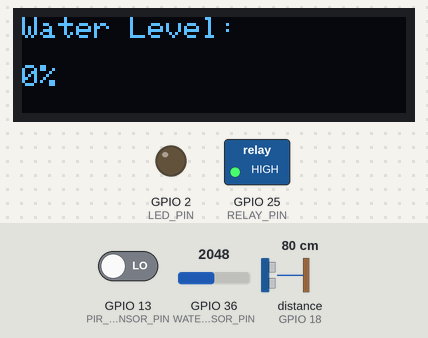
A sketch run on a simulated ESP32. Shown: 128×32 one-colour display, switched loads named in the sketch (green lamp = pin HIGH), output pins drawn as LEDs (lit = HIGH). The inputs (shaded band) are chosen by the test bench; at power-on: distance to the obstacle (sensor on GPIO 18) 80 cm, GPIO 36 (WATER_SENSOR_PIN) = 2048, GPIO 13 (PIR_SENSOR_PIN) LOW. The echo pulse lasts 58.3 µs per cm; WiFi joins after 1.5 s; servers stay silent unless stated; uploads are accepted with an empty reply; pins used as bus, display or sensor lines are not drawn; what the sketch prints to the serial monitor is not drawn.

Above: at 10.8 s.
10.9 s: distance to the obstacle (sensor on GPIO 18) set to 13 cm
24.7 s: distance to the obstacle (sensor on GPIO 18) set to 10 cm
At 31.0 s:
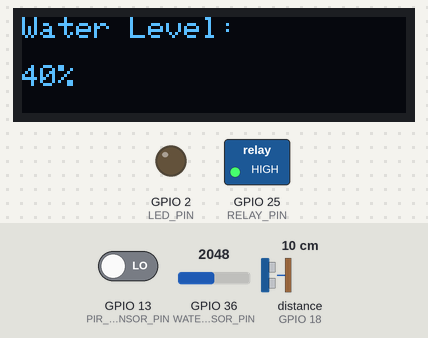
38.5 s: GPIO 36 (WATER_SENSOR_PIN) set to 1051
52.3 s: GPIO 36 (WATER_SENSOR_PIN) set to 943
At 61.0 s:
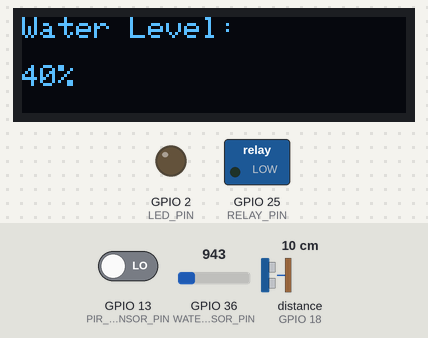
66.1 s: GPIO 13 (PIR_SENSOR_PIN) driven HIGH
At 70.4 s:
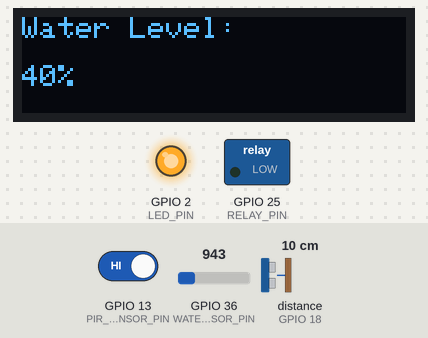
Timing chart, 0 to 71.9 s (numbered marks = the images above; inputs shaded):
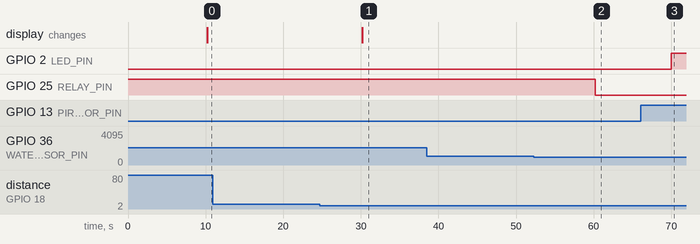

Measured:
- the behaviour switches between 12 and 11 cm on distance to the obstacle (sensor on GPIO 18) (found by bisection; images 0 and 1)
- the behaviour switches between 1000 and 999 on GPIO 36 (WATER_SENSOR_PIN) (found by bisection; images 1 and 2)
- after the input at 10.9 s, every drawn part: stays the same
- after the input at 24.7 s, the display: changes after 5.5 s (image 1)
- after the input at 38.5 s, every drawn part: stays the same
- after the input at 52.3 s, GPIO 25 (RELAY_PIN): HIGH → LOW after 7.9 s
- after the input at 66.1 s, GPIO 2 (LED_PIN): LOW → HIGH after 3.9 s

The sketch:

Water_Dispenser_and_Pet_Motion.ino
```cpp
#include <WiFi.h>
#include <WiFiClientSecure.h>
#include <HTTPClient.h>
#include <ArduinoJson.h>
#include <Wire.h>
#include <Adafruit_GFX.h>
#include <Adafruit_SSD1306.h>

// Pin Definitions
#define WATER_SENSOR_PIN 36
#define PIR_SENSOR_PIN 13
#define TRIG_PIN 5
#define ECHO_PIN 18
#define RELAY_PIN 25
#define LED_PIN 2

// OLED Display Settings
#define SCREEN_WIDTH 128
#define SCREEN_HEIGHT 32
#define OLED_RESET -1
#define SCREEN_ADDRESS 0x3C
Adafruit_SSD1306 display(SCREEN_WIDTH, SCREEN_HEIGHT, &Wire, OLED_RESET);

// WiFi Configuration
const char* ssid = "Wereen z";
const char* password = "wereenzz";

// Server Backends
const char* logPetURL = "https://humancc.site/ndhos/Pet_Water_Dispenser/log_pet.php";
const char* waterLogURL = "https://humancc.site/ndhos/Pet_Water_Dispenser/log_water.php";

// Thresholds
const int lowDistanceThreshold = 11; // cm
const int lowWaterLevelThreshold = 1000; // analog value
const int highWaterLevelThreshold = 1300; // analog value
const int highDistanceThreshold = 6; // cm

// Timing
unsigned long lastSensorCheck = 0;
const unsigned long sensorInterval = 10000;

// Initial Relay status tracking
String currentRelayStatus = "OFF";

void setup() {
  Serial.begin(115200);

  // Pin Modes
  pinMode(WATER_SENSOR_PIN, INPUT);
  pinMode(PIR_SENSOR_PIN, INPUT);
  pinMode(TRIG_PIN, OUTPUT);
  pinMode(ECHO_PIN, INPUT);
  pinMode(RELAY_PIN, OUTPUT);
  pinMode(LED_PIN, OUTPUT);
  digitalWrite(RELAY_PIN, HIGH); // Relay OFF initially
  digitalWrite(LED_PIN, LOW);    // LED OFF initially

  // Initialize OLED
  Wire.begin(21, 22); // SDA, SCL
  if(!display.begin(SSD1306_SWITCHCAPVCC, SCREEN_ADDRESS)) {
    Serial.println(F("SSD1306 allocation failed"));
    for(;;);
  }
  display.clearDisplay();
  display.setTextSize(1);
  display.setTextColor(SSD1306_WHITE);
  display.display();

  // WiFi
  WiFi.begin(ssid, password);
  Serial.print("Connecting to WiFi");
  while (WiFi.status() != WL_CONNECTED) {
    delay(500);
    Serial.print(".");
  }
  Serial.println("\nWiFi connected!");

  analogSetPinAttenuation(36, ADC_11db); // for full 0-3.3V range
}

void loop() {
  unsigned long currentMillis = millis();

  // Auto-reconnect to WiFi
  if (WiFi.status() != WL_CONNECTED) {
    Serial.println("WiFi disconnected. Reconnecting...");
    WiFi.disconnect();
    WiFi.begin(ssid, password);
    unsigned long startAttemptTime = millis();
    while (WiFi.status() != WL_CONNECTED && millis() - startAttemptTime < 10000) {
      delay(500);
      Serial.print(".");
    }
    if (WiFi.status() == WL_CONNECTED) {
      Serial.println("\nReconnected to WiFi!");
    } else {
      Serial.println("\nFailed to reconnect.");
      return;
    }
  }

  // Combined 10s Sensor Read
  if (currentMillis - lastSensorCheck >= sensorInterval) {
    lastSensorCheck = currentMillis;

    // PIR Sensor Read
    String petStatus, ledStatus;
    if (digitalRead(PIR_SENSOR_PIN) == HIGH) {
      Serial.println("PIR: Pet detected");
      digitalWrite(LED_PIN, HIGH);  // Turn LED ON
      petStatus = "PetDetected";
      ledStatus = "ON";
    } else {
      Serial.println("PIR: No pet detected");
      digitalWrite(LED_PIN, LOW);   // Turn LED OFF
      petStatus = "NoPet";
      ledStatus = "OFF";
    }
    logPetPresence(petStatus, ledStatus);

    // Water Sensor Read
    int waterLevel = analogRead(WATER_SENSOR_PIN);
    long distance = readUltrasonicDistance();
    // Convert distance value to percentage
    int waterPercentage = calculateWaterPercentage(distance);
    String status = "";

    Serial.printf("Water Level: %d, Distance: %ld cm, Percentage: %d%%\n", waterLevel, distance, waterPercentage);

    // Update OLED Display
    display.clearDisplay();
    display.setCursor(0,0);
    display.println("Water Level:");
    display.setCursor(0,16);
    display.print(waterPercentage);
    display.println("%");
    display.setCursor(0,32);
    display.print("Distance: ");
    display.print(distance);
    display.println(" cm");
    display.display();

    // Conditions for Water sensor
    if (waterLevel < lowWaterLevelThreshold && distance >= lowDistanceThreshold) {
      // Empty
      digitalWrite(RELAY_PIN, LOW);
      currentRelayStatus = "ON";
      status = "Empty";
      Serial.println(currentRelayStatus);
      Serial.println("Status: Empty, Relay ON");
    } else if (waterLevel < lowWaterLevelThreshold) {
      // Low
      digitalWrite(RELAY_PIN, LOW);
      currentRelayStatus = "ON";
      status = "Low";
      Serial.println(currentRelayStatus);
      Serial.println("Status: Low, Relay ON");
    } else if (waterLevel >= lowWaterLevelThreshold && waterLevel <= highWaterLevelThreshold) {
      // Normal
      digitalWrite(RELAY_PIN, HIGH);
      currentRelayStatus = "OFF";
      status = "Normal";
      Serial.println("Status: Normal, Relay OFF");
    } else if (waterLevel > highWaterLevelThreshold && distance < highDistanceThreshold) {
      // Overflow
      digitalWrite(RELAY_PIN, HIGH);
      currentRelayStatus = "OFF";
      status = "Overflow";
      Serial.println("Status: Overflow, Relay OFF");
    } else {
      status = "Unknown";
      digitalWrite(RELAY_PIN, HIGH);
      currentRelayStatus = "OFF";
    }

    if (status != "") {
      logWaterStatus(status, waterLevel, waterPercentage, currentRelayStatus);
    }
  }
}

// Ultrasonic Distance
long readUltrasonicDistance() {
  digitalWrite(TRIG_PIN, LOW);
  delayMicroseconds(2);
  digitalWrite(TRIG_PIN, HIGH);
  delayMicroseconds(10);
  digitalWrite(TRIG_PIN, LOW);
  return pulseIn(ECHO_PIN, HIGH) * 0.034 / 2;
}

// Calculate Water Percentage
int calculateWaterPercentage(long distance) {
  if (distance <= highDistanceThreshold) return 100;
  if (distance >= lowDistanceThreshold) return 0;
  return map(distance, highDistanceThreshold, lowDistanceThreshold, 100, 0);
}

// Send Log Pet Detection (with status)
void logPetPresence(String petStatus, String ledStatus) {
  if (WiFi.status() != WL_CONNECTED) return;

  WiFiClientSecure client;
  client.setInsecure();
  HTTPClient https;

  String url = String(logPetURL) + "?pet_status=" + petStatus +
               "&led_status=" + ledStatus;
  https.begin(client, url);
  int httpCode = https.GET();

  if (httpCode > 0) {
    Serial.println("Pet log sent!");
  } else {
    Serial.println("Failed to log pet: " + https.errorToString(httpCode));
  }
}

// Log Water Status
void logWaterStatus(String status, int waterLevel, int waterPercentage, String currentRelayStatus) {
  if (WiFi.status() != WL_CONNECTED) return;

  WiFiClientSecure client;
  client.setInsecure();
  HTTPClient https;

  String url = String(waterLogURL) + "?water_level=" + String(waterLevel) +
               "&water_percentage=" + String(waterPercentage) +
               "&water_status=" + status +
               "&relay_status=" + currentRelayStatus;
  https.begin(client, url);
  int httpCode = https.GET();

  if (httpCode > 0) {
    Serial.println("Water status logged!");
    Serial.println(https.getString());
  } else {
    Serial.println("Failed to log water: " + https.errorToString(httpCode));
  }
  https.end();
}
```
